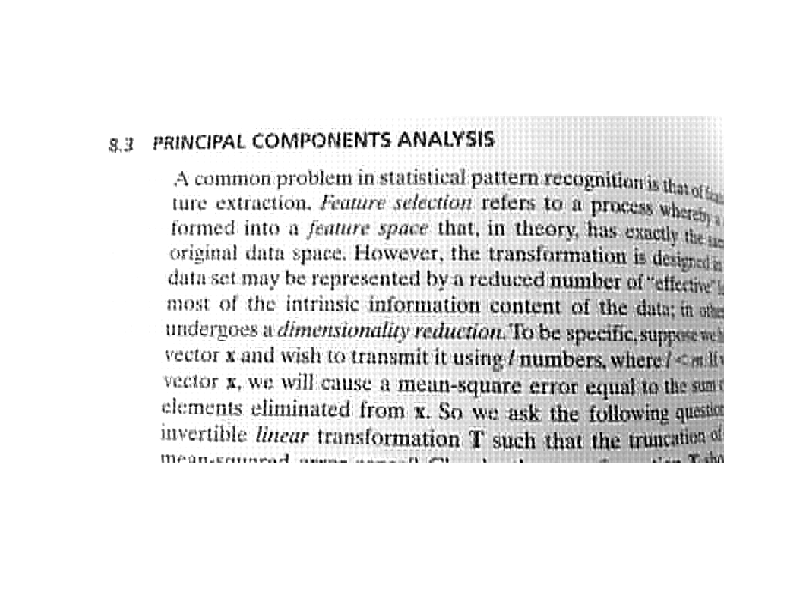

Source code (MATLAB):
clc;close all;clear all;
load Task3_data.mat
G=I;
Ir=G(:);

pb(64,5814)=0; %each block 200

a=8;b=8;pp=0;

% per block
[m n]=size(G);
a1=m/a;b1=n/b;
for j=1:a1
pbb=zeros(a,b);
    for i=1:b1
        pbb=G(a*(j-1)+1:a*j,b*(i-1)+1:b*i);
   pp=pp+1;
        pb(:,pp)=pbb(:) ;
    end
end
X=pb; %x1 is X(:,1) etcccc so on x5814 
t=X; %target same as X input sinc weights takes care of compression


% bias=ones(1,5814); %training total of 5814 samples 

pc=7

%64-7-64 
%2 layer neural networks
w1b=(rand(pc,64)-0.5)./(64); 
w2b=(rand(64,pc)-0.5)./(7); 
%initialized weights

Xb=[X]; %xbar / xbias
alpha=0.006;


%training backpropogation

for loop=1:20
    
    %randomized start after each testing
%    r=randperm(5814); 
% remmebring is better for compression since we
%    are not predicting or in need of one
%why not random because without randperm its giving better error
    r=1:5814;
   for i=1:5814 %:5814
%    X(:,r(i))%original training input
   
%output calculating using weights we are estimating
   u1=w1b*Xb(:,r(i)); %summation
   o1=tanh(u1); %bipolar sigmoid function
   o1b=[o1]; %bias addd
   u2=w2b*o1b;
   y=tanh(u2);
   
   %weight corrections for each layer using original
   
   e=t(:,r(i))-y;% estimated error from original
   
   %back propogation
   a2=tanh((u2)).^2;
   b2=ones(length(u2),1);
   c2=b2-a2;
   d2=diag(e)*c2; %transposed already b writing in matrix
   dw2=alpha*d2*(o1b)';
   
   a11=(tanh(u1)).^2;
   b11=ones(length(u1),1);
   c1=b11-a11;
   d1=(diag((w2b(:,1:pc))'*d2))*c1;
   dw1=alpha*d1*(Xb(:,r(i))');
   %updating weigts for each traning loop
   w2b=w2b+dw2;
   w1b=w1b+dw1;
    end
   
      
end
  
%without bias
w1ob=w1b;
w2ob=w2b;

   %now we get w1 for compression and w2 to restore it
   %testing
   compression=w1ob*pb;
      reconstuction=w2ob*compression;
    
   o=reconstuction;
% rearranging works good tested by keeping pb
% pb has 588 blocks in colunm which should be rearranged
bck3=zeros(a*a1,b*b1);
 pp=1 
 for j=1:a1
     for i=1:b1
%      bck=pb(:,pp)
bck=o(:,pp);
 bck2=vec2mat(bck,a)';
%how to rearrange blocks now into 28 and 21 of 10 by 20
 op(a*(j-1)+1:a*j,b*(i-1)+1:b*i)=bck2;
 pp=pp+1;
     end
 end
figure
imshow(op)
   
   
emse1=0;emse2=0; %check this
for i=1:456
    for j=1:816
       en= (I(i,j)-op(i,j))^2; %I is input op is output
       ed=(I(i,j))^2;
    emse1=emse1+en;
    emse2=emse2+ed;
    end
end
emse=emse1/emse2
emsedb=10*log10(emse)

% err = immse(pb,o) %comand based error
% err2=10*log10(err)
% CM=100*(1-(pc/64))


   
   
   
